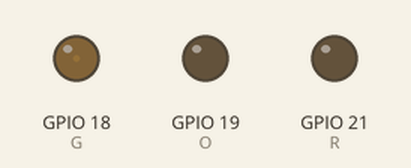
Simulated run of this sketch. Board: ESP32. Parts: output pins drawn as LEDs (lit = HIGH).

Above: at 0.05 s.
At 2.25 s:
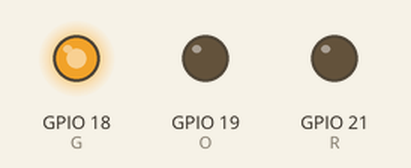
At 4.55 s:
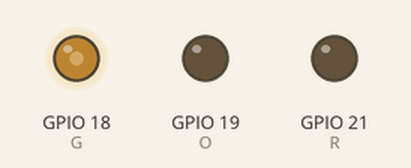
At 9.15 s:
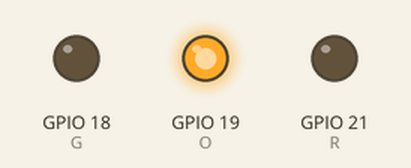
At 14.35 s:
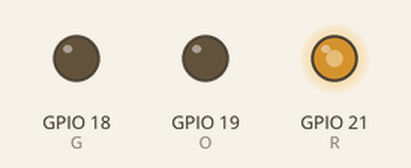
At 18.35 s:
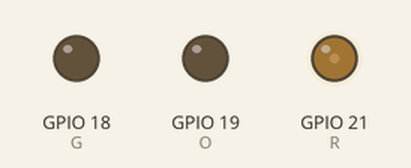
Timing chart, 0 to 25.8 s (numbered marks = the images above):
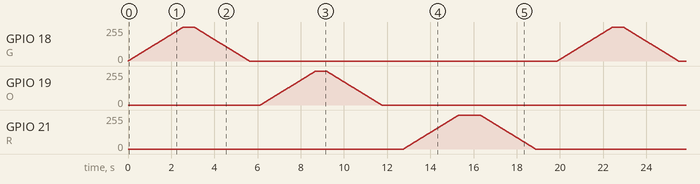

The sketch:

analog_esp.ino
```cpp
#include <Arduino.h>

const int G = 18;
const int R = 21;
const int O = 19;
const int freq = 5000;
const int bit = 8;


void setup() {

  ledcAttach(G,freq,bit);  //เซ็ตค่าให้เป็นanalog(pinที่ใช้,ความถี่,บิต)
  ledcAttach(R,freq,bit);
  ledcAttach(O,freq,bit);

}

void loop() {
  Green(); //เรียกฟังก์ชั่นที่พึ่งสร้าง :)
  Orange();
  Red();
}
void  Green(){

    //for(ค่าเริ่มต้น,จุดสิ้นสุด,จำนวนการเพิ่มครั้งละ +หรือ-)
  for(int fade = 0;fade<=255;fade ++){
    ledcWrite(18,fade);
    delay(10); //ดีเลย์ค่าจนกว่าจะครบลูปfor
  }
  delay(500);

  for(int fade = 255;fade>=0;fade --){
    ledcWrite(18,fade);
    delay(10);
  }
  delay(500);
}
void  Orange(){

  for(int fade = 0;fade<=255;fade ++){
    ledcWrite(19,fade);
    delay(10);
  }
  delay(500);

  for(int fade = 255;fade>=0;fade --){
    ledcWrite(19,fade);
    delay(10);
  }
  delay(1000);
}
void  Red(){

  for(int fade = 0;fade<=255;fade ++){
    ledcWrite(21,fade);
    delay(10);
  }
  delay(1000);

  for(int fade = 255;fade>=0;fade --){
    ledcWrite(21,fade);
    delay(10);
  }
  delay(1000);
}
```
